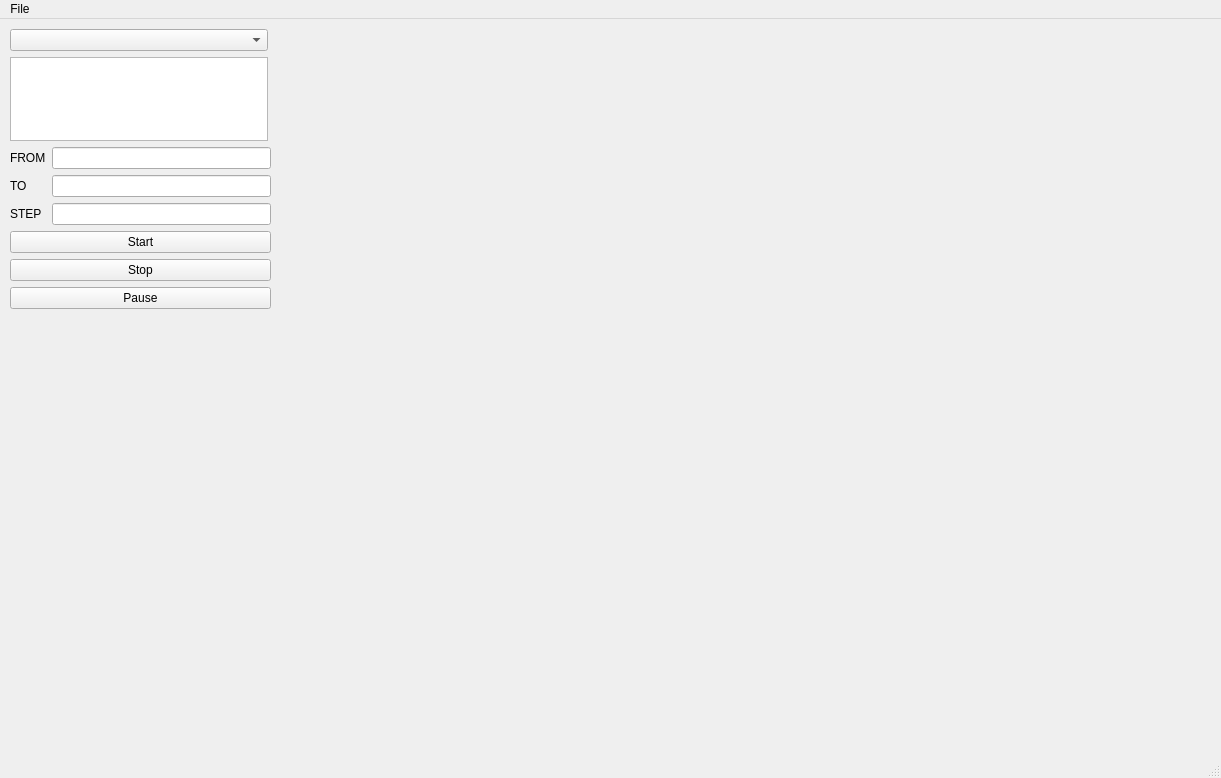
<?xml version="1.0" encoding="UTF-8"?>
<ui version="4.0">
 <class>task</class>
 <widget class="QMainWindow" name="task">
  <property name="geometry">
   <rect>
    <x>0</x>
    <y>0</y>
    <width>1221</width>
    <height>778</height>
   </rect>
  </property>
  <property name="windowTitle">
   <string>task</string>
  </property>
  <widget class="QWidget" name="centralwidget">
   <widget class="QWidget" name="verticalLayoutWidget">
    <property name="geometry">
     <rect>
      <x>10</x>
      <y>10</y>
      <width>261</width>
      <height>280</height>
     </rect>
    </property>
    <layout class="QVBoxLayout" name="verticalLayout">
     <item>
      <widget class="QComboBox" name="listFunction">
       <property name="maximumSize">
        <size>
         <width>258</width>
         <height>16777215</height>
        </size>
       </property>
      </widget>
     </item>
     <item>
      <widget class="QTableWidget" name="addParameter">
       <property name="minimumSize">
        <size>
         <width>258</width>
         <height>75</height>
        </size>
       </property>
       <property name="maximumSize">
        <size>
         <width>258</width>
         <height>85</height>
        </size>
       </property>
      </widget>
     </item>
     <item>
      <layout class="QFormLayout" name="formLayout">
       <item row="0" column="0">
        <widget class="QLabel" name="label">
         <property name="text">
          <string>FROM</string>
         </property>
        </widget>
       </item>
       <item row="0" column="1">
        <widget class="QLineEdit" name="start"/>
       </item>
       <item row="1" column="0">
        <widget class="QLabel" name="label_2">
         <property name="text">
          <string>TO</string>
         </property>
        </widget>
       </item>
       <item row="1" column="1">
        <widget class="QLineEdit" name="stop"/>
       </item>
       <item row="2" column="0">
        <widget class="QLabel" name="label_3">
         <property name="text">
          <string>STEP</string>
         </property>
        </widget>
       </item>
       <item row="2" column="1">
        <widget class="QLineEdit" name="step"/>
       </item>
      </layout>
     </item>
     <item>
      <widget class="QPushButton" name="startButton">
       <property name="text">
        <string>Start</string>
       </property>
      </widget>
     </item>
     <item>
      <widget class="QPushButton" name="stopButton">
       <property name="text">
        <string>Stop</string>
       </property>
      </widget>
     </item>
     <item>
      <widget class="QPushButton" name="pauseButton">
       <property name="text">
        <string>Pause</string>
       </property>
      </widget>
     </item>
    </layout>
   </widget>
   <widget class="QCustomPlot" name="graph" native="true">
    <property name="geometry">
     <rect>
      <x>280</x>
      <y>10</y>
      <width>931</width>
      <height>721</height>
     </rect>
    </property>
   </widget>
  </widget>
  <widget class="QMenuBar" name="menubar">
   <property name="geometry">
    <rect>
     <x>0</x>
     <y>0</y>
     <width>1221</width>
     <height>21</height>
    </rect>
   </property>
   <widget class="QMenu" name="menuSave">
    <property name="title">
     <string>File</string>
    </property>
    <addaction name="actionSave"/>
   </widget>
   <addaction name="menuSave"/>
  </widget>
  <widget class="QStatusBar" name="statusbar"/>
  <action name="actionSave">
   <property name="icon">
    <iconset resource="icon.qrc">
     <normaloff>:/icon/save.png</normaloff>:/icon/save.png</iconset>
   </property>
   <property name="text">
    <string>Save</string>
   </property>
  </action>
 </widget>
 <customwidgets>
  <customwidget>
   <class>QCustomPlot</class>
   <extends>QWidget</extends>
   <header>qcustomplot.h</header>
   <container>1</container>
  </customwidget>
 </customwidgets>
 <resources>
  <include location="icon.qrc"/>
 </resources>
 <connections/>
</ui>
